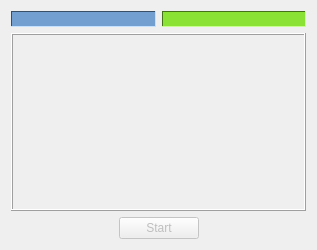
<?xml version="1.0" encoding="UTF-8"?>
<ui version="4.0">
 <class>ErnieDialog</class>
 <widget class="QDialog" name="ErnieDialog">
  <property name="geometry">
   <rect>
    <x>0</x>
    <y>0</y>
    <width>317</width>
    <height>250</height>
   </rect>
  </property>
  <property name="windowTitle">
   <string>ErnieDialog</string>
  </property>
  <layout class="QVBoxLayout" name="verticalLayout">
   <item>
    <layout class="QHBoxLayout" name="horizontalLayout_2">
     <item>
      <widget class="QLabel" name="m_labName">
       <property name="palette">
        <palette>
         <active>
          <colorrole role="WindowText">
           <brush brushstyle="SolidPattern">
            <color alpha="255">
             <red>0</red>
             <green>0</green>
             <blue>0</blue>
            </color>
           </brush>
          </colorrole>
          <colorrole role="Button">
           <brush brushstyle="SolidPattern">
            <color alpha="255">
             <red>114</red>
             <green>159</green>
             <blue>207</blue>
            </color>
           </brush>
          </colorrole>
          <colorrole role="Light">
           <brush brushstyle="SolidPattern">
            <color alpha="255">
             <red>196</red>
             <green>225</green>
             <blue>255</blue>
            </color>
           </brush>
          </colorrole>
          <colorrole role="Midlight">
           <brush brushstyle="SolidPattern">
            <color alpha="255">
             <red>155</red>
             <green>192</green>
             <blue>231</blue>
            </color>
           </brush>
          </colorrole>
          <colorrole role="Dark">
           <brush brushstyle="SolidPattern">
            <color alpha="255">
             <red>57</red>
             <green>79</green>
             <blue>103</blue>
            </color>
           </brush>
          </colorrole>
          <colorrole role="Mid">
           <brush brushstyle="SolidPattern">
            <color alpha="255">
             <red>76</red>
             <green>106</green>
             <blue>138</blue>
            </color>
           </brush>
          </colorrole>
          <colorrole role="Text">
           <brush brushstyle="SolidPattern">
            <color alpha="255">
             <red>0</red>
             <green>0</green>
             <blue>0</blue>
            </color>
           </brush>
          </colorrole>
          <colorrole role="BrightText">
           <brush brushstyle="SolidPattern">
            <color alpha="255">
             <red>255</red>
             <green>255</green>
             <blue>255</blue>
            </color>
           </brush>
          </colorrole>
          <colorrole role="ButtonText">
           <brush brushstyle="SolidPattern">
            <color alpha="255">
             <red>0</red>
             <green>0</green>
             <blue>0</blue>
            </color>
           </brush>
          </colorrole>
          <colorrole role="Base">
           <brush brushstyle="SolidPattern">
            <color alpha="255">
             <red>255</red>
             <green>255</green>
             <blue>255</blue>
            </color>
           </brush>
          </colorrole>
          <colorrole role="Window">
           <brush brushstyle="SolidPattern">
            <color alpha="255">
             <red>114</red>
             <green>159</green>
             <blue>207</blue>
            </color>
           </brush>
          </colorrole>
          <colorrole role="Shadow">
           <brush brushstyle="SolidPattern">
            <color alpha="255">
             <red>0</red>
             <green>0</green>
             <blue>0</blue>
            </color>
           </brush>
          </colorrole>
          <colorrole role="AlternateBase">
           <brush brushstyle="SolidPattern">
            <color alpha="255">
             <red>184</red>
             <green>207</green>
             <blue>231</blue>
            </color>
           </brush>
          </colorrole>
          <colorrole role="ToolTipBase">
           <brush brushstyle="SolidPattern">
            <color alpha="255">
             <red>255</red>
             <green>255</green>
             <blue>220</blue>
            </color>
           </brush>
          </colorrole>
          <colorrole role="ToolTipText">
           <brush brushstyle="SolidPattern">
            <color alpha="255">
             <red>0</red>
             <green>0</green>
             <blue>0</blue>
            </color>
           </brush>
          </colorrole>
          <colorrole role="PlaceholderText">
           <brush brushstyle="SolidPattern">
            <color alpha="128">
             <red>0</red>
             <green>0</green>
             <blue>0</blue>
            </color>
           </brush>
          </colorrole>
         </active>
         <inactive>
          <colorrole role="WindowText">
           <brush brushstyle="SolidPattern">
            <color alpha="255">
             <red>0</red>
             <green>0</green>
             <blue>0</blue>
            </color>
           </brush>
          </colorrole>
          <colorrole role="Button">
           <brush brushstyle="SolidPattern">
            <color alpha="255">
             <red>114</red>
             <green>159</green>
             <blue>207</blue>
            </color>
           </brush>
          </colorrole>
          <colorrole role="Light">
           <brush brushstyle="SolidPattern">
            <color alpha="255">
             <red>196</red>
             <green>225</green>
             <blue>255</blue>
            </color>
           </brush>
          </colorrole>
          <colorrole role="Midlight">
           <brush brushstyle="SolidPattern">
            <color alpha="255">
             <red>155</red>
             <green>192</green>
             <blue>231</blue>
            </color>
           </brush>
          </colorrole>
          <colorrole role="Dark">
           <brush brushstyle="SolidPattern">
            <color alpha="255">
             <red>57</red>
             <green>79</green>
             <blue>103</blue>
            </color>
           </brush>
          </colorrole>
          <colorrole role="Mid">
           <brush brushstyle="SolidPattern">
            <color alpha="255">
             <red>76</red>
             <green>106</green>
             <blue>138</blue>
            </color>
           </brush>
          </colorrole>
          <colorrole role="Text">
           <brush brushstyle="SolidPattern">
            <color alpha="255">
             <red>0</red>
             <green>0</green>
             <blue>0</blue>
            </color>
           </brush>
          </colorrole>
          <colorrole role="BrightText">
           <brush brushstyle="SolidPattern">
            <color alpha="255">
             <red>255</red>
             <green>255</green>
             <blue>255</blue>
            </color>
           </brush>
          </colorrole>
          <colorrole role="ButtonText">
           <brush brushstyle="SolidPattern">
            <color alpha="255">
             <red>0</red>
             <green>0</green>
             <blue>0</blue>
            </color>
           </brush>
          </colorrole>
          <colorrole role="Base">
           <brush brushstyle="SolidPattern">
            <color alpha="255">
             <red>255</red>
             <green>255</green>
             <blue>255</blue>
            </color>
           </brush>
          </colorrole>
          <colorrole role="Window">
           <brush brushstyle="SolidPattern">
            <color alpha="255">
             <red>114</red>
             <green>159</green>
             <blue>207</blue>
            </color>
           </brush>
          </colorrole>
          <colorrole role="Shadow">
           <brush brushstyle="SolidPattern">
            <color alpha="255">
             <red>0</red>
             <green>0</green>
             <blue>0</blue>
            </color>
           </brush>
          </colorrole>
          <colorrole role="AlternateBase">
           <brush brushstyle="SolidPattern">
            <color alpha="255">
             <red>184</red>
             <green>207</green>
             <blue>231</blue>
            </color>
           </brush>
          </colorrole>
          <colorrole role="ToolTipBase">
           <brush brushstyle="SolidPattern">
            <color alpha="255">
             <red>255</red>
             <green>255</green>
             <blue>220</blue>
            </color>
           </brush>
          </colorrole>
          <colorrole role="ToolTipText">
           <brush brushstyle="SolidPattern">
            <color alpha="255">
             <red>0</red>
             <green>0</green>
             <blue>0</blue>
            </color>
           </brush>
          </colorrole>
          <colorrole role="PlaceholderText">
           <brush brushstyle="SolidPattern">
            <color alpha="128">
             <red>0</red>
             <green>0</green>
             <blue>0</blue>
            </color>
           </brush>
          </colorrole>
         </inactive>
         <disabled>
          <colorrole role="WindowText">
           <brush brushstyle="SolidPattern">
            <color alpha="255">
             <red>57</red>
             <green>79</green>
             <blue>103</blue>
            </color>
           </brush>
          </colorrole>
          <colorrole role="Button">
           <brush brushstyle="SolidPattern">
            <color alpha="255">
             <red>114</red>
             <green>159</green>
             <blue>207</blue>
            </color>
           </brush>
          </colorrole>
          <colorrole role="Light">
           <brush brushstyle="SolidPattern">
            <color alpha="255">
             <red>196</red>
             <green>225</green>
             <blue>255</blue>
            </color>
           </brush>
          </colorrole>
          <colorrole role="Midlight">
           <brush brushstyle="SolidPattern">
            <color alpha="255">
             <red>155</red>
             <green>192</green>
             <blue>231</blue>
            </color>
           </brush>
          </colorrole>
          <colorrole role="Dark">
           <brush brushstyle="SolidPattern">
            <color alpha="255">
             <red>57</red>
             <green>79</green>
             <blue>103</blue>
            </color>
           </brush>
          </colorrole>
          <colorrole role="Mid">
           <brush brushstyle="SolidPattern">
            <color alpha="255">
             <red>76</red>
             <green>106</green>
             <blue>138</blue>
            </color>
           </brush>
          </colorrole>
          <colorrole role="Text">
           <brush brushstyle="SolidPattern">
            <color alpha="255">
             <red>57</red>
             <green>79</green>
             <blue>103</blue>
            </color>
           </brush>
          </colorrole>
          <colorrole role="BrightText">
           <brush brushstyle="SolidPattern">
            <color alpha="255">
             <red>255</red>
             <green>255</green>
             <blue>255</blue>
            </color>
           </brush>
          </colorrole>
          <colorrole role="ButtonText">
           <brush brushstyle="SolidPattern">
            <color alpha="255">
             <red>57</red>
             <green>79</green>
             <blue>103</blue>
            </color>
           </brush>
          </colorrole>
          <colorrole role="Base">
           <brush brushstyle="SolidPattern">
            <color alpha="255">
             <red>114</red>
             <green>159</green>
             <blue>207</blue>
            </color>
           </brush>
          </colorrole>
          <colorrole role="Window">
           <brush brushstyle="SolidPattern">
            <color alpha="255">
             <red>114</red>
             <green>159</green>
             <blue>207</blue>
            </color>
           </brush>
          </colorrole>
          <colorrole role="Shadow">
           <brush brushstyle="SolidPattern">
            <color alpha="255">
             <red>0</red>
             <green>0</green>
             <blue>0</blue>
            </color>
           </brush>
          </colorrole>
          <colorrole role="AlternateBase">
           <brush brushstyle="SolidPattern">
            <color alpha="255">
             <red>114</red>
             <green>159</green>
             <blue>207</blue>
            </color>
           </brush>
          </colorrole>
          <colorrole role="ToolTipBase">
           <brush brushstyle="SolidPattern">
            <color alpha="255">
             <red>255</red>
             <green>255</green>
             <blue>220</blue>
            </color>
           </brush>
          </colorrole>
          <colorrole role="ToolTipText">
           <brush brushstyle="SolidPattern">
            <color alpha="255">
             <red>0</red>
             <green>0</green>
             <blue>0</blue>
            </color>
           </brush>
          </colorrole>
          <colorrole role="PlaceholderText">
           <brush brushstyle="SolidPattern">
            <color alpha="128">
             <red>0</red>
             <green>0</green>
             <blue>0</blue>
            </color>
           </brush>
          </colorrole>
         </disabled>
        </palette>
       </property>
       <property name="autoFillBackground">
        <bool>true</bool>
       </property>
       <property name="frameShape">
        <enum>QFrame::Panel</enum>
       </property>
       <property name="frameShadow">
        <enum>QFrame::Sunken</enum>
       </property>
       <property name="text">
        <string/>
       </property>
      </widget>
     </item>
     <item>
      <widget class="QLabel" name="m_labClock">
       <property name="palette">
        <palette>
         <active>
          <colorrole role="WindowText">
           <brush brushstyle="SolidPattern">
            <color alpha="255">
             <red>0</red>
             <green>0</green>
             <blue>0</blue>
            </color>
           </brush>
          </colorrole>
          <colorrole role="Button">
           <brush brushstyle="SolidPattern">
            <color alpha="255">
             <red>138</red>
             <green>226</green>
             <blue>52</blue>
            </color>
           </brush>
          </colorrole>
          <colorrole role="Light">
           <brush brushstyle="SolidPattern">
            <color alpha="255">
             <red>198</red>
             <green>255</green>
             <blue>143</blue>
            </color>
           </brush>
          </colorrole>
          <colorrole role="Midlight">
           <brush brushstyle="SolidPattern">
            <color alpha="255">
             <red>168</red>
             <green>240</green>
             <blue>97</blue>
            </color>
           </brush>
          </colorrole>
          <colorrole role="Dark">
           <brush brushstyle="SolidPattern">
            <color alpha="255">
             <red>69</red>
             <green>113</green>
             <blue>26</blue>
            </color>
           </brush>
          </colorrole>
          <colorrole role="Mid">
           <brush brushstyle="SolidPattern">
            <color alpha="255">
             <red>92</red>
             <green>151</green>
             <blue>34</blue>
            </color>
           </brush>
          </colorrole>
          <colorrole role="Text">
           <brush brushstyle="SolidPattern">
            <color alpha="255">
             <red>0</red>
             <green>0</green>
             <blue>0</blue>
            </color>
           </brush>
          </colorrole>
          <colorrole role="BrightText">
           <brush brushstyle="SolidPattern">
            <color alpha="255">
             <red>255</red>
             <green>255</green>
             <blue>255</blue>
            </color>
           </brush>
          </colorrole>
          <colorrole role="ButtonText">
           <brush brushstyle="SolidPattern">
            <color alpha="255">
             <red>0</red>
             <green>0</green>
             <blue>0</blue>
            </color>
           </brush>
          </colorrole>
          <colorrole role="Base">
           <brush brushstyle="SolidPattern">
            <color alpha="255">
             <red>255</red>
             <green>255</green>
             <blue>255</blue>
            </color>
           </brush>
          </colorrole>
          <colorrole role="Window">
           <brush brushstyle="SolidPattern">
            <color alpha="255">
             <red>138</red>
             <green>226</green>
             <blue>52</blue>
            </color>
           </brush>
          </colorrole>
          <colorrole role="Shadow">
           <brush brushstyle="SolidPattern">
            <color alpha="255">
             <red>0</red>
             <green>0</green>
             <blue>0</blue>
            </color>
           </brush>
          </colorrole>
          <colorrole role="AlternateBase">
           <brush brushstyle="SolidPattern">
            <color alpha="255">
             <red>196</red>
             <green>240</green>
             <blue>153</blue>
            </color>
           </brush>
          </colorrole>
          <colorrole role="ToolTipBase">
           <brush brushstyle="SolidPattern">
            <color alpha="255">
             <red>255</red>
             <green>255</green>
             <blue>220</blue>
            </color>
           </brush>
          </colorrole>
          <colorrole role="ToolTipText">
           <brush brushstyle="SolidPattern">
            <color alpha="255">
             <red>0</red>
             <green>0</green>
             <blue>0</blue>
            </color>
           </brush>
          </colorrole>
          <colorrole role="PlaceholderText">
           <brush brushstyle="SolidPattern">
            <color alpha="128">
             <red>0</red>
             <green>0</green>
             <blue>0</blue>
            </color>
           </brush>
          </colorrole>
         </active>
         <inactive>
          <colorrole role="WindowText">
           <brush brushstyle="SolidPattern">
            <color alpha="255">
             <red>0</red>
             <green>0</green>
             <blue>0</blue>
            </color>
           </brush>
          </colorrole>
          <colorrole role="Button">
           <brush brushstyle="SolidPattern">
            <color alpha="255">
             <red>138</red>
             <green>226</green>
             <blue>52</blue>
            </color>
           </brush>
          </colorrole>
          <colorrole role="Light">
           <brush brushstyle="SolidPattern">
            <color alpha="255">
             <red>198</red>
             <green>255</green>
             <blue>143</blue>
            </color>
           </brush>
          </colorrole>
          <colorrole role="Midlight">
           <brush brushstyle="SolidPattern">
            <color alpha="255">
             <red>168</red>
             <green>240</green>
             <blue>97</blue>
            </color>
           </brush>
          </colorrole>
          <colorrole role="Dark">
           <brush brushstyle="SolidPattern">
            <color alpha="255">
             <red>69</red>
             <green>113</green>
             <blue>26</blue>
            </color>
           </brush>
          </colorrole>
          <colorrole role="Mid">
           <brush brushstyle="SolidPattern">
            <color alpha="255">
             <red>92</red>
             <green>151</green>
             <blue>34</blue>
            </color>
           </brush>
          </colorrole>
          <colorrole role="Text">
           <brush brushstyle="SolidPattern">
            <color alpha="255">
             <red>0</red>
             <green>0</green>
             <blue>0</blue>
            </color>
           </brush>
          </colorrole>
          <colorrole role="BrightText">
           <brush brushstyle="SolidPattern">
            <color alpha="255">
             <red>255</red>
             <green>255</green>
             <blue>255</blue>
            </color>
           </brush>
          </colorrole>
          <colorrole role="ButtonText">
           <brush brushstyle="SolidPattern">
            <color alpha="255">
             <red>0</red>
             <green>0</green>
             <blue>0</blue>
            </color>
           </brush>
          </colorrole>
          <colorrole role="Base">
           <brush brushstyle="SolidPattern">
            <color alpha="255">
             <red>255</red>
             <green>255</green>
             <blue>255</blue>
            </color>
           </brush>
          </colorrole>
          <colorrole role="Window">
           <brush brushstyle="SolidPattern">
            <color alpha="255">
             <red>138</red>
             <green>226</green>
             <blue>52</blue>
            </color>
           </brush>
          </colorrole>
          <colorrole role="Shadow">
           <brush brushstyle="SolidPattern">
            <color alpha="255">
             <red>0</red>
             <green>0</green>
             <blue>0</blue>
            </color>
           </brush>
          </colorrole>
          <colorrole role="AlternateBase">
           <brush brushstyle="SolidPattern">
            <color alpha="255">
             <red>196</red>
             <green>240</green>
             <blue>153</blue>
            </color>
           </brush>
          </colorrole>
          <colorrole role="ToolTipBase">
           <brush brushstyle="SolidPattern">
            <color alpha="255">
             <red>255</red>
             <green>255</green>
             <blue>220</blue>
            </color>
           </brush>
          </colorrole>
          <colorrole role="ToolTipText">
           <brush brushstyle="SolidPattern">
            <color alpha="255">
             <red>0</red>
             <green>0</green>
             <blue>0</blue>
            </color>
           </brush>
          </colorrole>
          <colorrole role="PlaceholderText">
           <brush brushstyle="SolidPattern">
            <color alpha="128">
             <red>0</red>
             <green>0</green>
             <blue>0</blue>
            </color>
           </brush>
          </colorrole>
         </inactive>
         <disabled>
          <colorrole role="WindowText">
           <brush brushstyle="SolidPattern">
            <color alpha="255">
             <red>69</red>
             <green>113</green>
             <blue>26</blue>
            </color>
           </brush>
          </colorrole>
          <colorrole role="Button">
           <brush brushstyle="SolidPattern">
            <color alpha="255">
             <red>138</red>
             <green>226</green>
             <blue>52</blue>
            </color>
           </brush>
          </colorrole>
          <colorrole role="Light">
           <brush brushstyle="SolidPattern">
            <color alpha="255">
             <red>198</red>
             <green>255</green>
             <blue>143</blue>
            </color>
           </brush>
          </colorrole>
          <colorrole role="Midlight">
           <brush brushstyle="SolidPattern">
            <color alpha="255">
             <red>168</red>
             <green>240</green>
             <blue>97</blue>
            </color>
           </brush>
          </colorrole>
          <colorrole role="Dark">
           <brush brushstyle="SolidPattern">
            <color alpha="255">
             <red>69</red>
             <green>113</green>
             <blue>26</blue>
            </color>
           </brush>
          </colorrole>
          <colorrole role="Mid">
           <brush brushstyle="SolidPattern">
            <color alpha="255">
             <red>92</red>
             <green>151</green>
             <blue>34</blue>
            </color>
           </brush>
          </colorrole>
          <colorrole role="Text">
           <brush brushstyle="SolidPattern">
            <color alpha="255">
             <red>69</red>
             <green>113</green>
             <blue>26</blue>
            </color>
           </brush>
          </colorrole>
          <colorrole role="BrightText">
           <brush brushstyle="SolidPattern">
            <color alpha="255">
             <red>255</red>
             <green>255</green>
             <blue>255</blue>
            </color>
           </brush>
          </colorrole>
          <colorrole role="ButtonText">
           <brush brushstyle="SolidPattern">
            <color alpha="255">
             <red>69</red>
             <green>113</green>
             <blue>26</blue>
            </color>
           </brush>
          </colorrole>
          <colorrole role="Base">
           <brush brushstyle="SolidPattern">
            <color alpha="255">
             <red>138</red>
             <green>226</green>
             <blue>52</blue>
            </color>
           </brush>
          </colorrole>
          <colorrole role="Window">
           <brush brushstyle="SolidPattern">
            <color alpha="255">
             <red>138</red>
             <green>226</green>
             <blue>52</blue>
            </color>
           </brush>
          </colorrole>
          <colorrole role="Shadow">
           <brush brushstyle="SolidPattern">
            <color alpha="255">
             <red>0</red>
             <green>0</green>
             <blue>0</blue>
            </color>
           </brush>
          </colorrole>
          <colorrole role="AlternateBase">
           <brush brushstyle="SolidPattern">
            <color alpha="255">
             <red>138</red>
             <green>226</green>
             <blue>52</blue>
            </color>
           </brush>
          </colorrole>
          <colorrole role="ToolTipBase">
           <brush brushstyle="SolidPattern">
            <color alpha="255">
             <red>255</red>
             <green>255</green>
             <blue>220</blue>
            </color>
           </brush>
          </colorrole>
          <colorrole role="ToolTipText">
           <brush brushstyle="SolidPattern">
            <color alpha="255">
             <red>0</red>
             <green>0</green>
             <blue>0</blue>
            </color>
           </brush>
          </colorrole>
          <colorrole role="PlaceholderText">
           <brush brushstyle="SolidPattern">
            <color alpha="128">
             <red>0</red>
             <green>0</green>
             <blue>0</blue>
            </color>
           </brush>
          </colorrole>
         </disabled>
        </palette>
       </property>
       <property name="autoFillBackground">
        <bool>true</bool>
       </property>
       <property name="frameShape">
        <enum>QFrame::Panel</enum>
       </property>
       <property name="frameShadow">
        <enum>QFrame::Sunken</enum>
       </property>
       <property name="text">
        <string/>
       </property>
      </widget>
     </item>
    </layout>
   </item>
   <item>
    <widget class="QFrame" name="m_fmPhoto">
     <property name="sizePolicy">
      <sizepolicy hsizetype="Preferred" vsizetype="Expanding">
       <horstretch>0</horstretch>
       <verstretch>0</verstretch>
      </sizepolicy>
     </property>
     <property name="frameShape">
      <enum>QFrame::Box</enum>
     </property>
     <property name="frameShadow">
      <enum>QFrame::Raised</enum>
     </property>
    </widget>
   </item>
   <item>
    <layout class="QHBoxLayout" name="horizontalLayout">
     <item>
      <spacer name="horizontalSpacer">
       <property name="orientation">
        <enum>Qt::Horizontal</enum>
       </property>
       <property name="sizeHint" stdset="0">
        <size>
         <width>40</width>
         <height>20</height>
        </size>
       </property>
      </spacer>
     </item>
     <item>
      <widget class="QPushButton" name="m_btnStart">
       <property name="enabled">
        <bool>false</bool>
       </property>
       <property name="text">
        <string>Start</string>
       </property>
      </widget>
     </item>
     <item>
      <spacer name="horizontalSpacer_2">
       <property name="orientation">
        <enum>Qt::Horizontal</enum>
       </property>
       <property name="sizeHint" stdset="0">
        <size>
         <width>40</width>
         <height>20</height>
        </size>
       </property>
      </spacer>
     </item>
    </layout>
   </item>
  </layout>
 </widget>
 <layoutdefault spacing="6" margin="11"/>
 <resources/>
 <connections/>
</ui>
